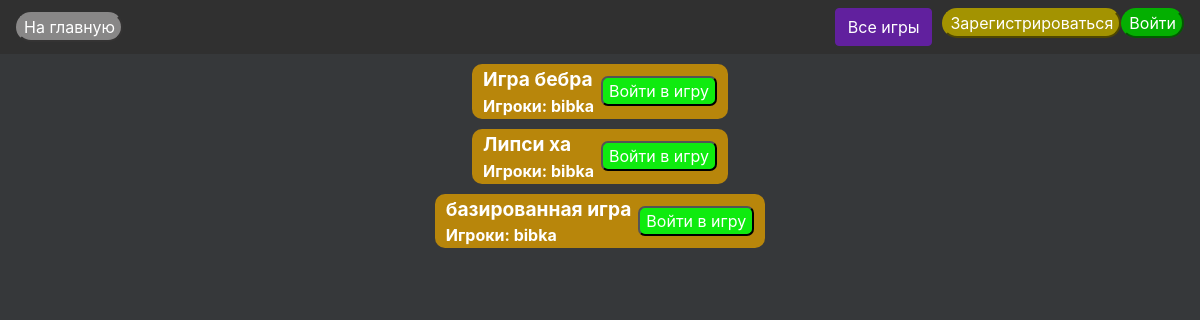
Page /home/all_games/ on the earlier database version.
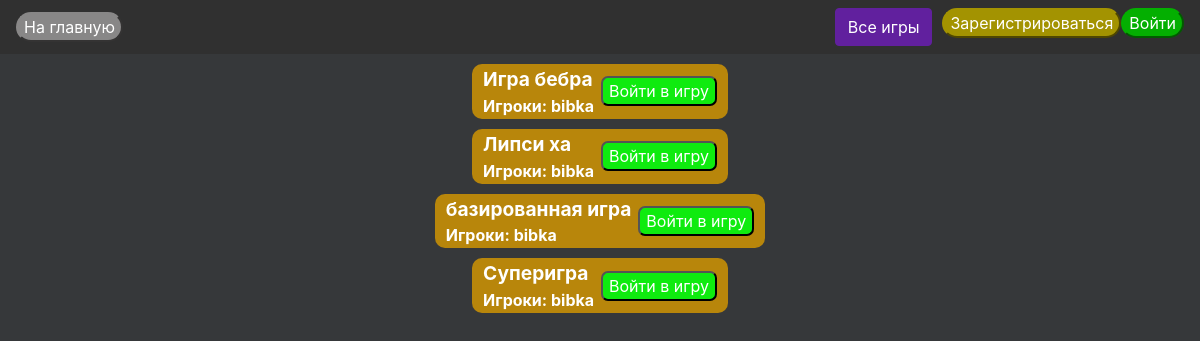
Same page on the later database version.
### zavalinka_game/models.py (models this page shows, shortened)
class ZavalinkaGame(models.Model):
    name = models.CharField(max_length=200, default="Игра бебра")
    round = models.IntegerField(default=1)
    rounds = models.IntegerField(default=0)
    status = models.BooleanField(default=True)
    PHASES = ['waiting_for_players', 'writing_definitions', 'choosing_definition', 'endscreen']
    phase = models.CharField(max_length=100, default=PHASES[0])
    last_ask = models.ForeignKey('ZavalinkaWord', default=1, on_delete=models.PROTECT)

### zavalinka_game/views.py (the view)
# urls.py: path('all_games/', views.AllGamesView.as_view(), name='all_games'),
class AllGamesView(TemplateView):
    def get(self, request):
        games = ZavalinkaGame.objects.all()
        context = {"games": [(game, {"users_str": ", ".join([str(user_in_game.user.user.username) for user_in_game in game.users.all()])}) for game in games]}
        return render(request, 'zavalinka_game/all_games.html', context=context)

### zavalinka_game/templates/zavalinka_game/all_games.html (shortened to what this page needs)
{% extends 'base.html' %}
{% load static %}
{% block header %}
    <link href="{% static 'zavalinka_game/all_games.css' %}" rel="stylesheet" type="text/css">
{% endblock %}
{% block content %}
    {% for game, addit in games %}
        <div class="game-containter">
            <div class="game-container-inner">
                <table>
                    <tr>
                        <th>
                            <big>{{ game.name }}</big> <br>
                            Игроки: {{ addit.users_str }}
                        </th>
                        <th>
                            <form method='POST' action="{% url 'join_game' %}">
                                <button class='join-game-button' type='submit'> Войти в игру </button>
                            </form>
                        </th>
                    </tr>
                </table>
            </div>
        </div>
    {% endfor %}
{% endblock %}

Differences in the rows shown:
added ZavalinkaGame: name "Суперигра", users_str "bibka"
